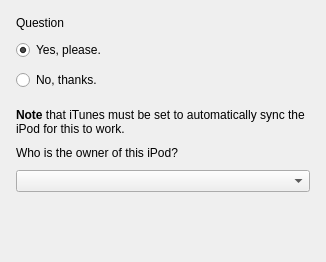
<ui version="4.0" >
 <class>MediaDeviceConfirmWidget</class>
 <widget class="QWidget" name="MediaDeviceConfirmWidget" >
  <property name="geometry" >
   <rect>
    <x>0</x>
    <y>0</y>
    <width>326</width>
    <height>262</height>
   </rect>
  </property>
  <property name="sizePolicy" >
   <sizepolicy vsizetype="MinimumExpanding" hsizetype="Preferred" >
    <horstretch>0</horstretch>
    <verstretch>0</verstretch>
   </sizepolicy>
  </property>
  <property name="windowTitle" >
   <string/>
  </property>
  <layout class="QVBoxLayout" >
   <property name="spacing" >
    <number>10</number>
   </property>
   <property name="leftMargin" >
    <number>16</number>
   </property>
   <property name="topMargin" >
    <number>16</number>
   </property>
   <property name="rightMargin" >
    <number>16</number>
   </property>
   <property name="bottomMargin" >
    <number>16</number>
   </property>
   <item>
    <widget class="QLabel" name="topLabel" >
     <property name="text" >
      <string>Question</string>
     </property>
     <property name="wordWrap" >
      <bool>true</bool>
     </property>
    </widget>
   </item>
   <item>
    <layout class="QVBoxLayout" >
     <item>
      <widget class="QRadioButton" name="yesButton" >
       <property name="text" >
        <string>Yes, please.</string>
       </property>
       <property name="checked" >
        <bool>true</bool>
       </property>
      </widget>
     </item>
     <item>
      <widget class="QRadioButton" name="noButton" >
       <property name="text" >
        <string>No, thanks.</string>
       </property>
      </widget>
     </item>
    </layout>
   </item>
   <item>
    <spacer>
     <property name="orientation" >
      <enum>Qt::Vertical</enum>
     </property>
     <property name="sizeType" >
      <enum>QSizePolicy::Fixed</enum>
     </property>
     <property name="sizeHint" >
      <size>
       <width>20</width>
       <height>8</height>
      </size>
     </property>
    </spacer>
   </item>
   <item>
    <widget class="QLabel" name="label_2" >
     <property name="text" >
      <string>&lt;b>Note&lt;/b> that iTunes must be set to automatically sync the iPod for this to work.</string>
     </property>
     <property name="wordWrap" >
      <bool>true</bool>
     </property>
    </widget>
   </item>
   <item>
    <widget class="QLabel" name="label" >
     <property name="text" >
      <string>Who is the owner of this iPod?</string>
     </property>
    </widget>
   </item>
   <item>
    <widget class="QComboBox" name="userComboBox" />
   </item>
   <item>
    <spacer>
     <property name="orientation" >
      <enum>Qt::Vertical</enum>
     </property>
     <property name="sizeHint" >
      <size>
       <width>20</width>
       <height>40</height>
      </size>
     </property>
    </spacer>
   </item>
  </layout>
 </widget>
 <resources/>
 <connections/>
</ui>
